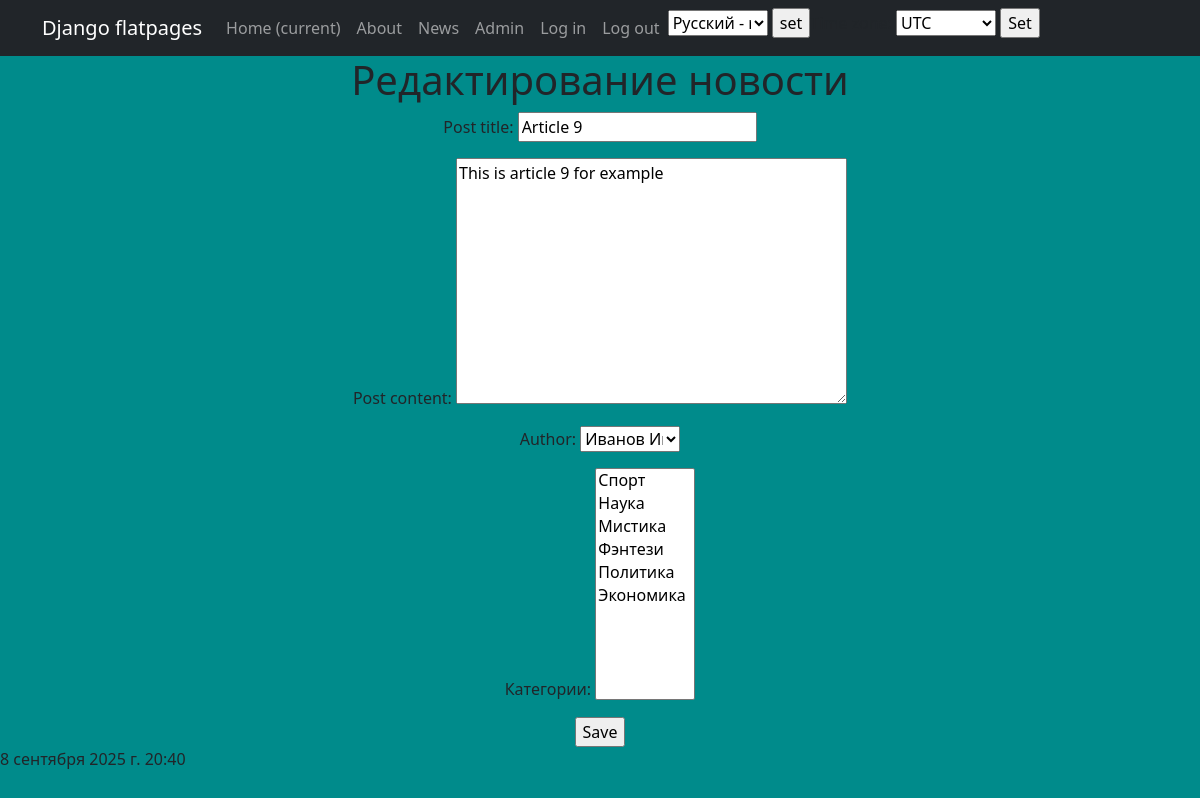
Page /news/news/9/edit/ (signed in) on the committed database.
### NewsPortal_app/models.py (models this page shows, shortened)
class Post(models.Model):
    TYPE_POST = [
        ('N', "Новости"),
        ('A', "Статья"),
    ]
    type_post = models.CharField(max_length=1, choices=TYPE_POST, default='A')
    time_create = models.DateTimeField(auto_now_add=True)
    post_title = models.CharField(max_length=255)
    post_content = models.TextField()
    post_rating = models.IntegerField(default=0)
    author = models.ForeignKey(Author, on_delete=models.CASCADE)
    post_category = models.ManyToManyField(Category, through='PostCategory')

### NewsPortal_app/views.py (the view, shortened to what this page needs)
# urls.py: path('news/<int:pk>/edit/', NewsUpdateView.as_view(), name='update_news'),
class NewsUpdateView(PermissionRequiredMixin, LoginRequiredMixin, UpdateView):
    permission_required = 'NewsPortal_app.change_post'
    raise_exception = True
    form_class = PostForm
    model = Post
    template_name = 'news_update.html'

### NewsPortal_app/forms.py
class PostForm(forms.ModelForm):
    post_category = forms.ModelMultipleChoiceField(label='Категории', queryset=Category.objects.all(),
                                                   widget=SelectMultiple(attrs={'size': 10}))
    class Meta:
        model = Post
        fields = [
            'post_title',
            'post_content',
            'author',
            'post_category',
            ]

### NewsPortal_app/context_processors.py (called while the page is built)
def get_current_time(request):
    return {'current_time': timezone.localtime(timezone.now()),
            'timezones': pytz.common_timezones}

### NewsPortal_app/models.py (called while the page is built)
    def __str__(self):
        return self.author_user.username

    def __str__(self):
        for i in range(len(self.CATEGORY_LIST)):
            if self.CATEGORY_LIST[i][0] == self.category_name:
                return self.CATEGORY_LIST[i][1]

### templates/news_update.html (shortened to what this page needs)
{% extends 'flatpages/default.html'%}
{% load i18n %}
{% block content%}
<h1>{% trans "Edit news" %}</h1>
<form action="" method="post">
    {{ form.as_p }}
    <input type="submit" value="Save">
</form>
{% endblock content%}

### rows in the picture
Post: post_title "Article 9", post_content "This is article 9 for example", author "Иванов Иван Иванович"

### other values in the picture
{{ current_time|timezone:TIME_ZONE }} "8 сентября 2025 г. 20:40"
form field language "Русский - ru"
form field timezone "UTC"
